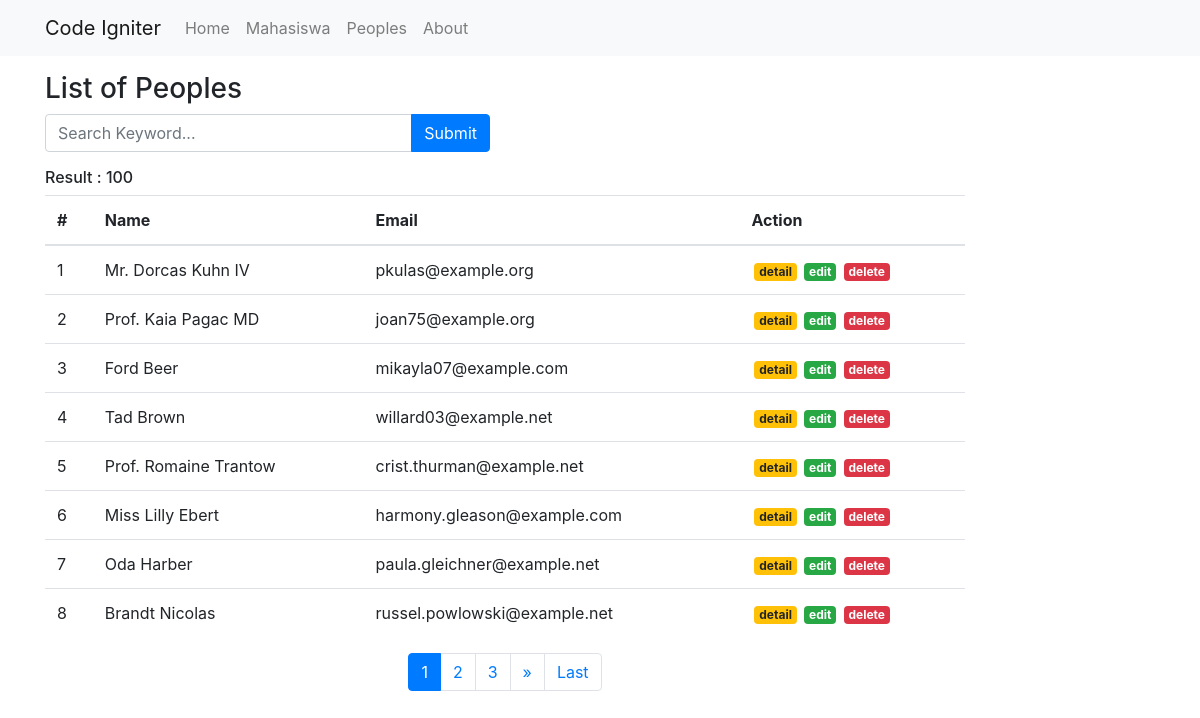
/index.php/peoples, run on the app's committed database.
### tables this page shows
CREATE TABLE `peoples` (
  `id` int(9) UNSIGNED NOT NULL,
  `name` varchar(100) NOT NULL,
  `address` varchar(255) NOT NULL,
  `email` varchar(100) NOT NULL
);

### application/controllers/Peoples.php (called while the page is built, shortened)
<?php
class Peoples extends CI_Controller
{
    public function index()
    {
        $data['judul'] = 'List of Peoples';
        $this->load->model('Peoples_model', 'peoples');
        if ($this->input->post('submit')) {
            $data['keyword'] = $this->input->post('keyword');
            $this->session->set_userdata('keyword',$data['keyword']);
        } else {
            $data['keyword'] = $this->session->userdata('keyword');
        }
        $this->load->library('pagination');
        $this->db->like('name',$data['keyword']);
        $this->db->or_like('email',$data['keyword']);
        $this->db->from('peoples');
        $config['total_rows'] = $this->db->count_All_results();
        $data['total_rows']=$config['total_rows'];
        $config['per_page'] = 8;
        $data['start'] = $this->uri->segment(3);
        $data['peoples'] = $this->peoples->getPeoples($config['per_page'], $data['start'], $data['keyword']);
        $this->load->view('templates/header', $data);
        $this->load->view('peoples/index', $data);
        $this->load->view('templates/footer');
    }
}

### index.php (called while the page is built, shortened)
<?php
require_once BASEPATH.'core/CodeIgniter.php';

### application/config/config.php (called while the page is built, shortened)
<?php
$config['base_url'] = 'http://localhost/rekweb/rekweb-codeigniter/';
$config['index_page'] = '';
$config['uri_protocol']	= 'REQUEST_URI';
$config['url_suffix'] = '';
$config['language']	= 'english';
$config['charset'] = 'UTF-8';
$config['enable_hooks'] = FALSE;
$config['subclass_prefix'] = 'MY_';
$config['composer_autoload'] = FALSE;
$config['permitted_uri_chars'] = 'a-z 0-9~%.:_\-';
$config['enable_query_strings'] = FALSE;
$config['controller_trigger'] = 'c';
$config['function_trigger'] = 'm';
$config['directory_trigger'] = 'd';
$config['allow_get_array'] = TRUE;
$config['log_threshold'] = 0;
$config['log_path'] = '';
$config['log_file_extension'] = '';
$config['log_file_permissions'] = 0644;
$config['log_date_format'] = 'Y-m-d H:i:s';
$config['error_views_path'] = '';
$config['cache_path'] = '';
$config['cache_query_string'] = FALSE;
$config['encryption_key'] = '';
$config['sess_driver'] = 'files';
$config['sess_cookie_name'] = 'ci_session';
$config['sess_expiration'] = 7200;
$config['sess_save_path'] = NULL;
$config['sess_match_ip'] = FALSE;
$config['sess_time_to_update'] = 300;
$config['sess_regenerate_destroy'] = FALSE;
$config['cookie_prefix']	= '';
$config['cookie_domain']	= '';
$config['cookie_path']		= '/';
$config['cookie_secure']	= FALSE;
$config['cookie_httponly'] 	= FALSE;
$config['standardize_newlines'] = FALSE;
$config['global_xss_filtering'] = FALSE;
$config['csrf_protection'] = FALSE;
$config['csrf_token_name'] = 'csrf_test_name';
$config['csrf_cookie_name'] = 'csrf_cookie_name';
$config['csrf_expire'] = 7200;
$config['csrf_regenerate'] = TRUE;
$config['csrf_exclude_uris'] = array();
$config['compress_output'] = FALSE;
$config['time_reference'] = 'local';
$config['rewrite_short_tags'] = FALSE;
$config['proxy_ips'] = '';

### application/models/Peoples_model.php (called while the page is built, shortened)
<?php
class Peoples_model extends CI_Model
{
    public function getPeoples($limit, $start,$keyword=null)
    {
        return $this->db->get('peoples', $limit, $start)->result_array();
    }
}

### application/views/peoples/index.php (the view, shortened to what this page needs)
<div class="container">
    <h3 class="mt-3">List of Peoples</h3>
    <div class="row">
        <div class="col-md-5">
            <form action="<?= base_url('peoples'); ?>" method="post">
                <div class="input-group mb-3">
                    <input type="text" class="form-control" placeholder="Search Keyword..." name="keyword" autocomplete="off" autofocus>
                    <div class="input-group-append">
                        <input type="submit" class="btn btn-primary" name="submit">
                    </div>
                </div>
            </form>
        </div>
    </div>
    <div class="row">
        <div class="col-md-10">
            <h6>Result : <?= $total_rows ?></h6>
            <table class="table">
                <thead>
                    <tr>
                        <th>#</th>
                        <th>Name</th>
                        <th>Email</th>
                        <th>Action</th>
                    </tr>
                </thead>
                <tbody>
                    <?php foreach ($peoples as $people) : ?>
                        <tr>
                            <td><?= ++$start ?></td>
                            <td><?= $people['name'] ?></td>
                            <td><?= $people['email'] ?></td>
                            <td>
                                <a href="" class="badge badge-warning">detail</a>
                                <a href="" class="badge badge-success">edit</a>
                                <a href="" class="badge badge-danger">delete</a>
                            </td>
                        </tr>
                    <?php endforeach; ?>
                </tbody>
            </table>
            <?= $this->pagination->create_links(); ?>
        </div>
    </div>
</div>

### application/config/pagination.php (shortened to what this page needs)
<?php
$config['base_url'] = 'http://localhost/rekweb/rekweb-codeigniter/peoples/index';
$config['num_link']=3;
$config['full_tag_open'] = '<nav><ul class="pagination justify-content-center">';
$config['full_tag_close'] = '</ul></nav>';
$config['first_link']='First';
$config['first_tag_open']='<li class="page-item">';
$config['first_tag_close']='</li">';
$config['last_link']='Last';
$config['last_tag_open']='<li class="page-item">';
$config['last_tag_close']='</li">';
$config['next_link']='&raquo';
$config['next_tag_open']='<li class="page-item">';
$config['cur_tag_open']='<li class="page-item active"><a class="page-link" href="#">';
$config['cur_tag_close']='</a></li">';
$config['num_tag_open']='<li class="page-item">';

### application/views/templates/header.php (shortened to what this page needs)
<!doctype html>
<html lang="en">
<head>
  <link rel="stylesheet" href="https://stackpath.bootstrapcdn.com/bootstrap/4.3.1/css/bootstrap.min.css">
  <link rel="stylesheet" href="<?= base_url(); ?>assets/css/style.css">
</head>
<body>
  <nav class="navbar navbar-expand-lg navbar-light bg-light">
    <div class="container">
      <a class="navbar-brand" href="#">Code Igniter</a>
      <div class="collapse navbar-collapse" id="navbarNavAltMarkup">
        <div class="navbar-nav">
          <a class="nav-item nav-link " href="<?= base_url(); ?>">Home <span class="sr-only">(current)</span></a>
          <a class="nav-item nav-link" href="<?= base_url(); ?>mahasiswa">Mahasiswa</a>
          <a class="nav-item nav-link" href="<?= base_url(); ?>peoples">Peoples</a>
          <a class="nav-item nav-link" href="#">About</a>
        </div>
      </div>
    </div>
  </nav>

### application/views/templates/footer.php (shortened to what this page needs)
  </body>
</html>

### assets/css/style.css (style rules this page uses)
.badge { margin-left: 3px; }

### data on the page
peoples: name "Mr. Dorcas Kuhn IV", email "pkulas@example.org"
peoples: name "Prof. Kaia Pagac MD", email "joan75@example.org"
peoples: name "Ford Beer", email "mikayla07@example.com"
peoples: name "Tad Brown", email "willard03@example.net"
peoples: name "Prof. Romaine Trantow", email "crist.thurman@example.net"
peoples: name "Miss Lilly Ebert", email "harmony.gleason@example.com"
peoples: name "Oda Harber", email "paula.gleichner@example.net"
peoples: name "Brandt Nicolas", email "russel.powlowski@example.net"

### other printed values
$total_rows "100"
$this->pagination->create_links() "1 2 3 » Last"
